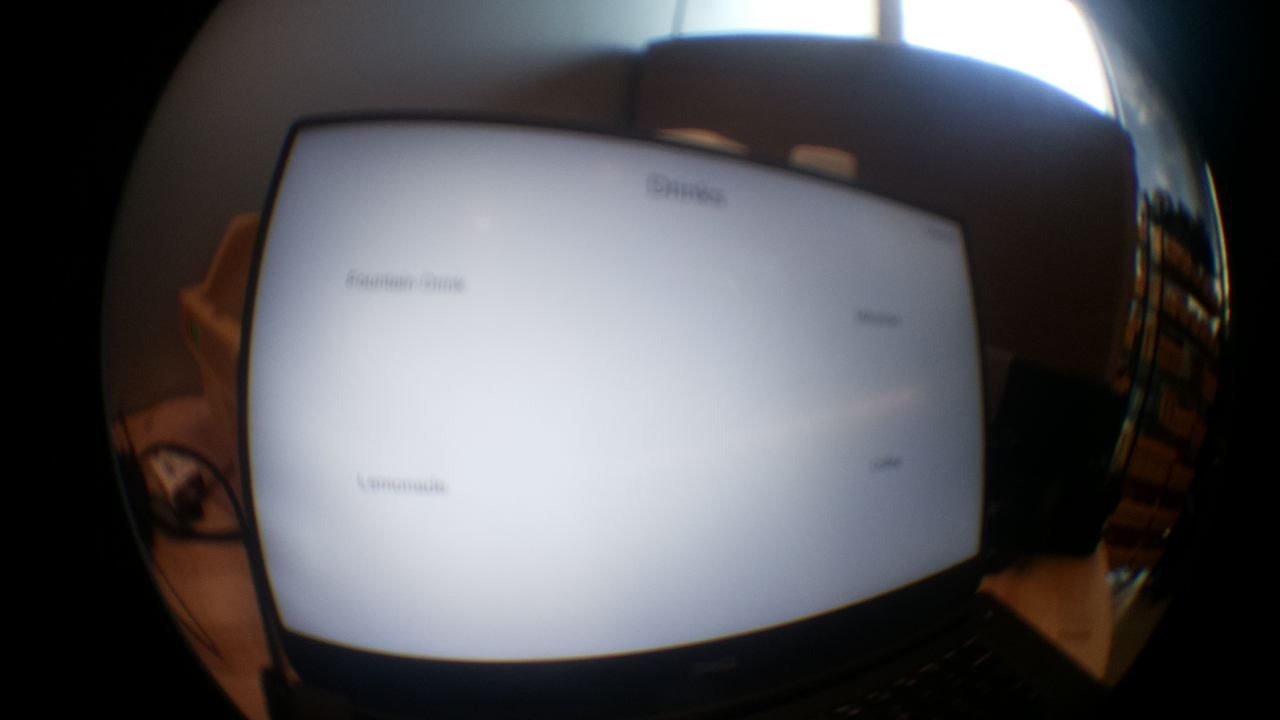
#> input picture pipeline/fisheyepics/testPic1.jpg, 1280 x 720 px
$ python templatematching.py --template fisheyepics/testPic1.jpg --images fisheyepics   (Python 2 division)
#> lines starting #> are read from the running program, lines starting #| are printed output that depends on the picture; after the words box and inside, x2 and y2 are one past the last pixel; in counts of white or black regions, pixels touching at a corner belong together
import numpy as np
import argparse
import imutils
import glob
import cv2

ap = argparse.ArgumentParser()
ap.add_argument("-t", "--template", required=True, help="Path to template image")
ap.add_argument("-i", "--images", required=True,
	help="Path to images where template will be matched")
ap.add_argument("-v", "--visualize",
	help="Flag indicating whether or not to visualize each iteration")
args = vars(ap.parse_args())

template = cv2.imread(args["template"])
#> template is the input picture: shape (720, 1280, 3); mean B, G, R 88.5, 84.6, 84.8
template = cv2.cvtColor(template, cv2.COLOR_BGR2GRAY)
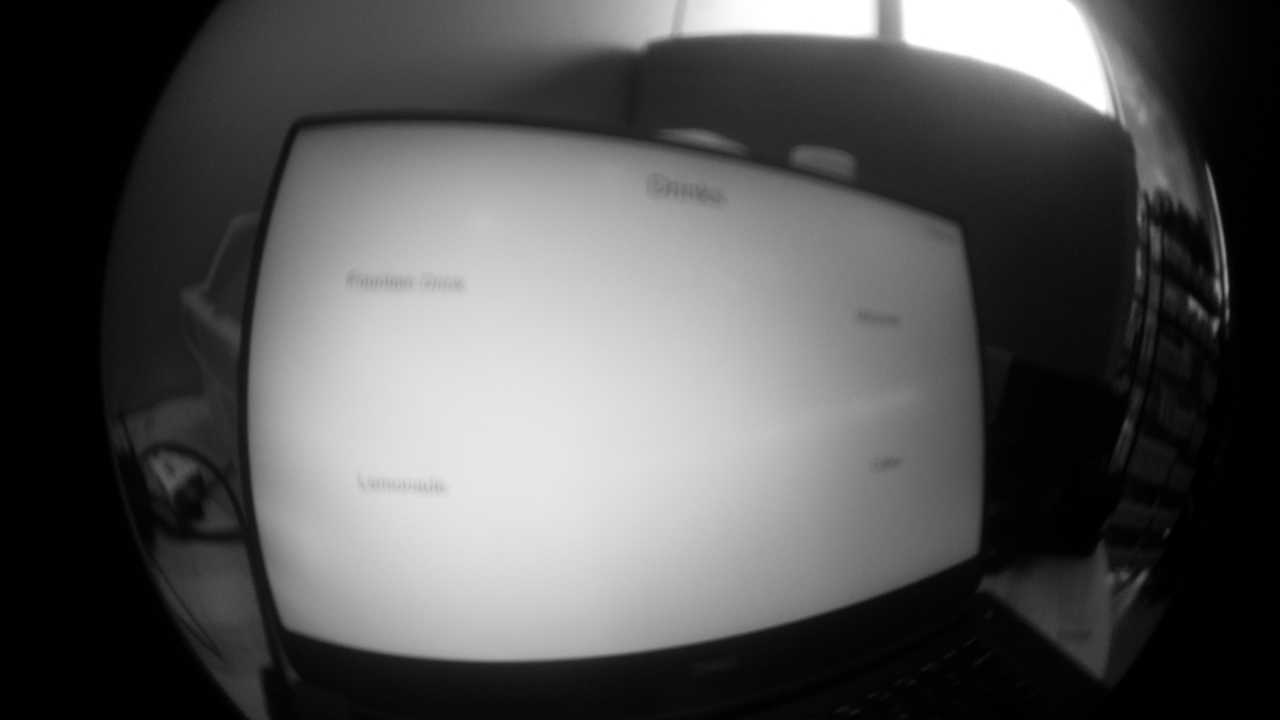
#> template: shape (720, 1280); min 0, max 255, mean 85.1
template = cv2.Canny(template, 50, 200)
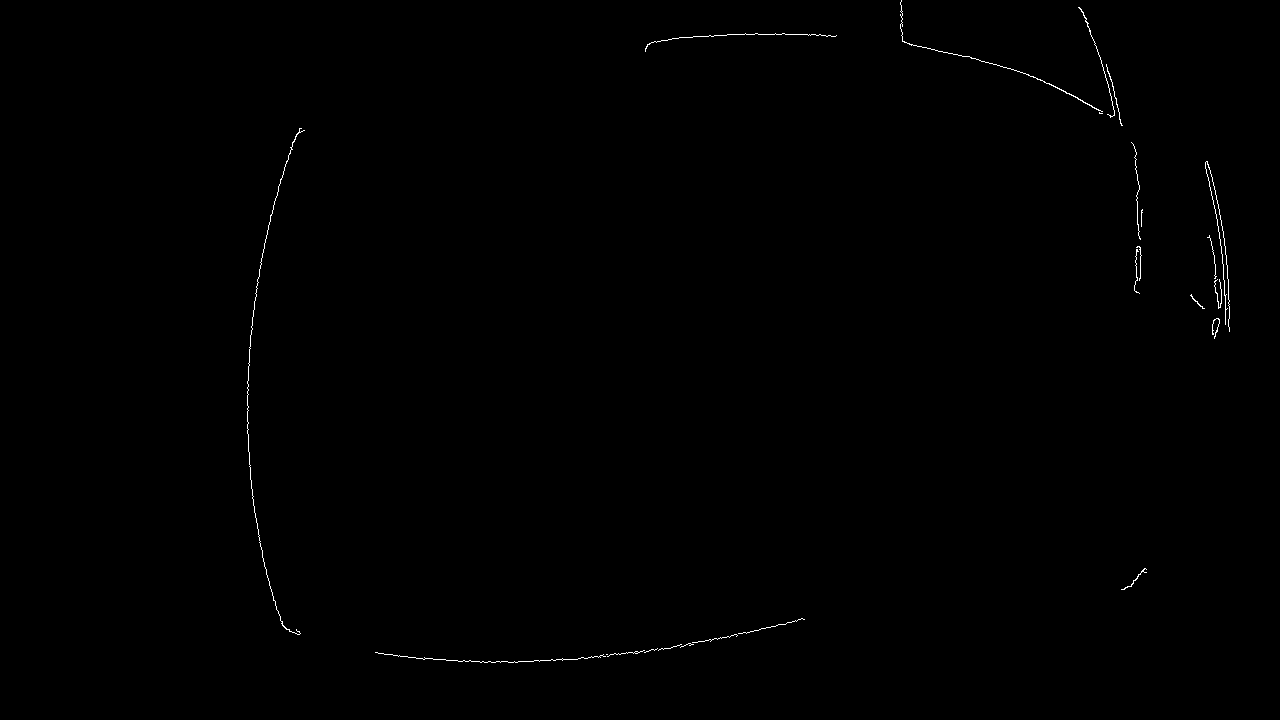
#> template: shape (720, 1280); 0.27% white in thin lines or dots, all inside (x1, y1, x2, y2) = (247, 0, 1230, 663)
(tH, tW) = template.shape[:2]
#> tH = 720; tW = 1280
cv2.imshow("Template", template)

maxScore = 0
maxImagePath = ""

for imagePath in glob.glob(args["images"] + "/*.jpg"):

    image = cv2.imread(imagePath)
    gray = cv2.cvtColor(image, cv2.COLOR_BGR2GRAY)
    found = None

    for scale in np.linspace(0.2, 1.0, 20)[::-1]:

		resized = imutils.resize(gray, width = int(gray.shape[1] * scale))
		r = gray.shape[1] / float(resized.shape[1])

		if resized.shape[0] < tH or resized.shape[1] < tW:
			break

		edged = cv2.Canny(resized, 50, 200)
		result = cv2.matchTemplate(edged, template, cv2.TM_CCOEFF)
		(_, maxVal, _, maxLoc) = cv2.minMaxLoc(result)

		if args.get("visualize", False):

			clone = np.dstack([edged, edged, edged])
			cv2.rectangle(clone, (maxLoc[0], maxLoc[1]),
				(maxLoc[0] + tW, maxLoc[1] + tH), (0, 0, 255), 2)
			cv2.imshow("Visualize", clone)
			cv2.waitKey(0)

		if found is None or maxVal > found[0]:
			found = (maxVal, maxLoc, r)
#> this loop made 2 passes
#> (result, maxVal, found) on pass 1: ([161474784], 161474784, (161474784, (0, 0), 1))

    (maxVal, maxLoc, r) = found
#> r = 1
    if (maxVal > maxScore):
        maxScore = maxVal
#> maxScore = 161474784
        (finalMaxVal, finalMaxLoc, finalR) = found
#> finalMaxVal = 161474784; finalMaxLoc = (0, 0); finalR = 1
        maxImagePath = imagePath
#> pass 2 of the loop `for imagePath in glob.glob(args["images"] + "/*.jpg"):`:
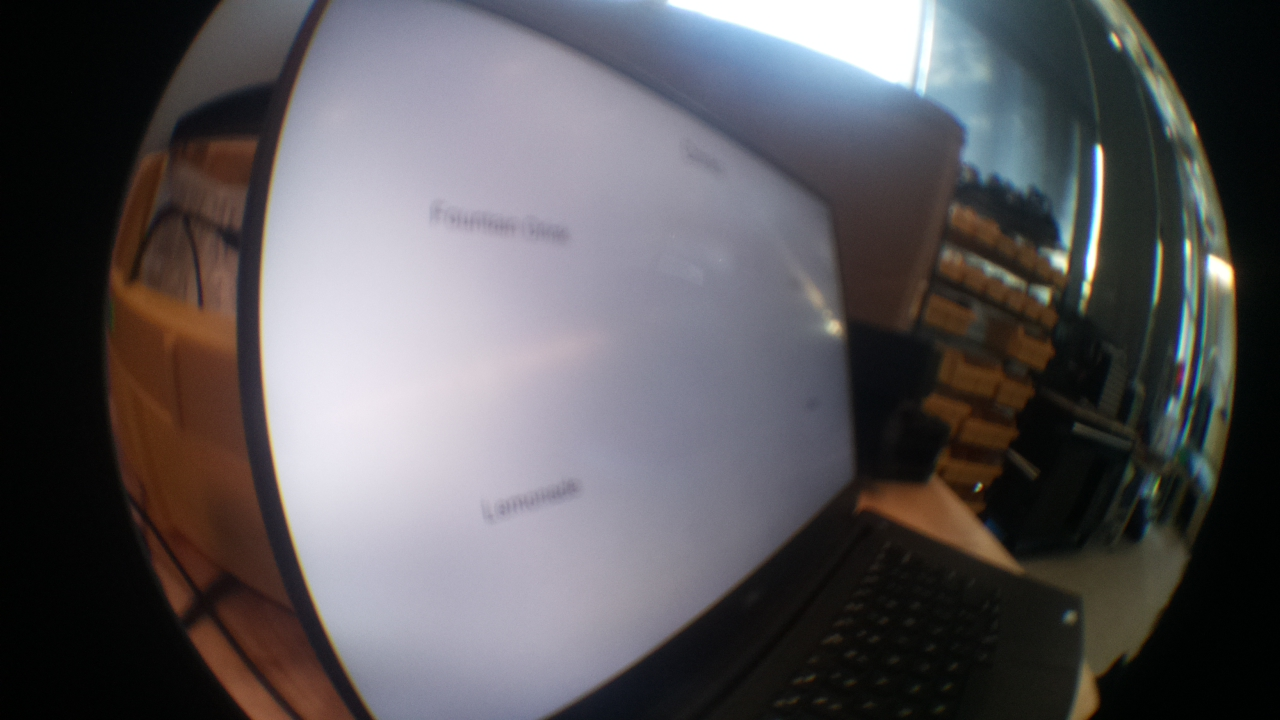
#> input picture pipeline/fisheyepics/testPic2.jpg, 1280 x 720 px
#> image is the input picture: shape (720, 1280, 3); mean B, G, R 90.3, 87, 89.8
#> `gray = cv2.cvtColor(image, cv2.COLOR_BGR2GRAY)`:
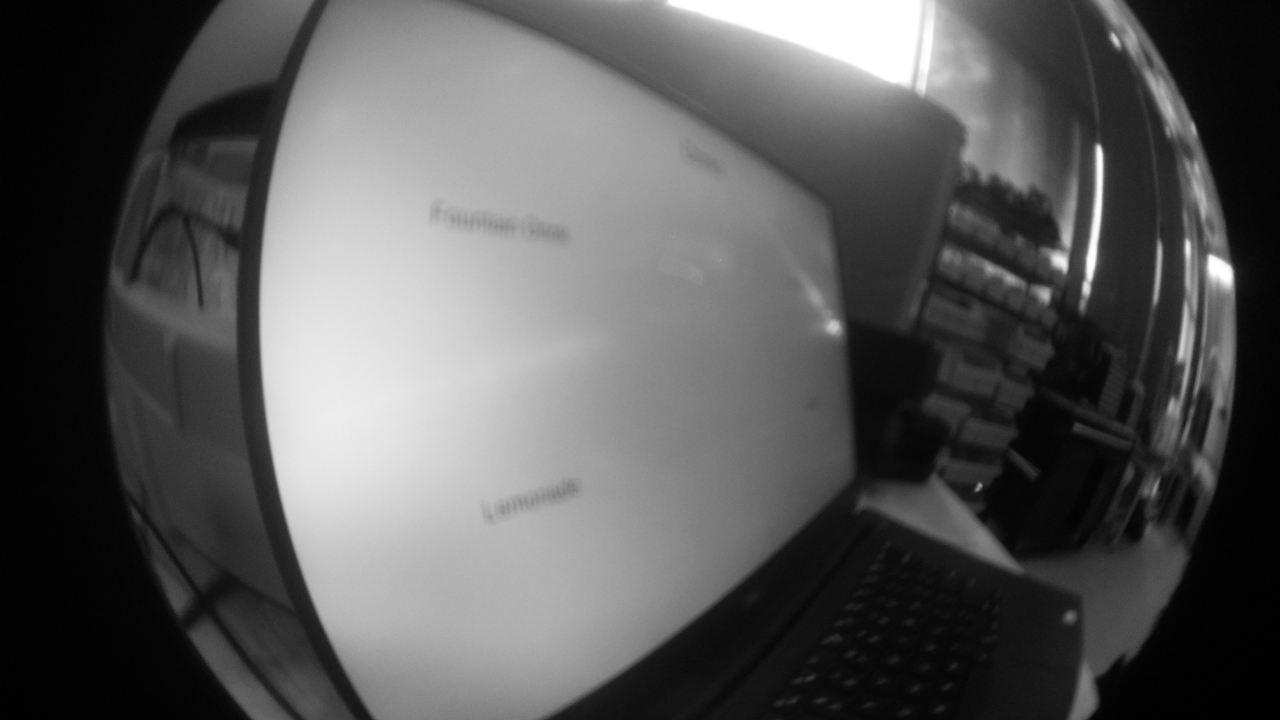
#> gray: shape (720, 1280); min 0, max 255, mean 88.2
#> the loop `for scale in np.linspace(0.2, 1.0, 20)[::-1]: ` made 2 passes
#> (result, maxVal, found) on pass 1: ([1443474.1], 1443474.1, (1443474.1, (0, 0), 1))
#> pass 1, `edged = cv2.Canny(resized, 50, 200)`:
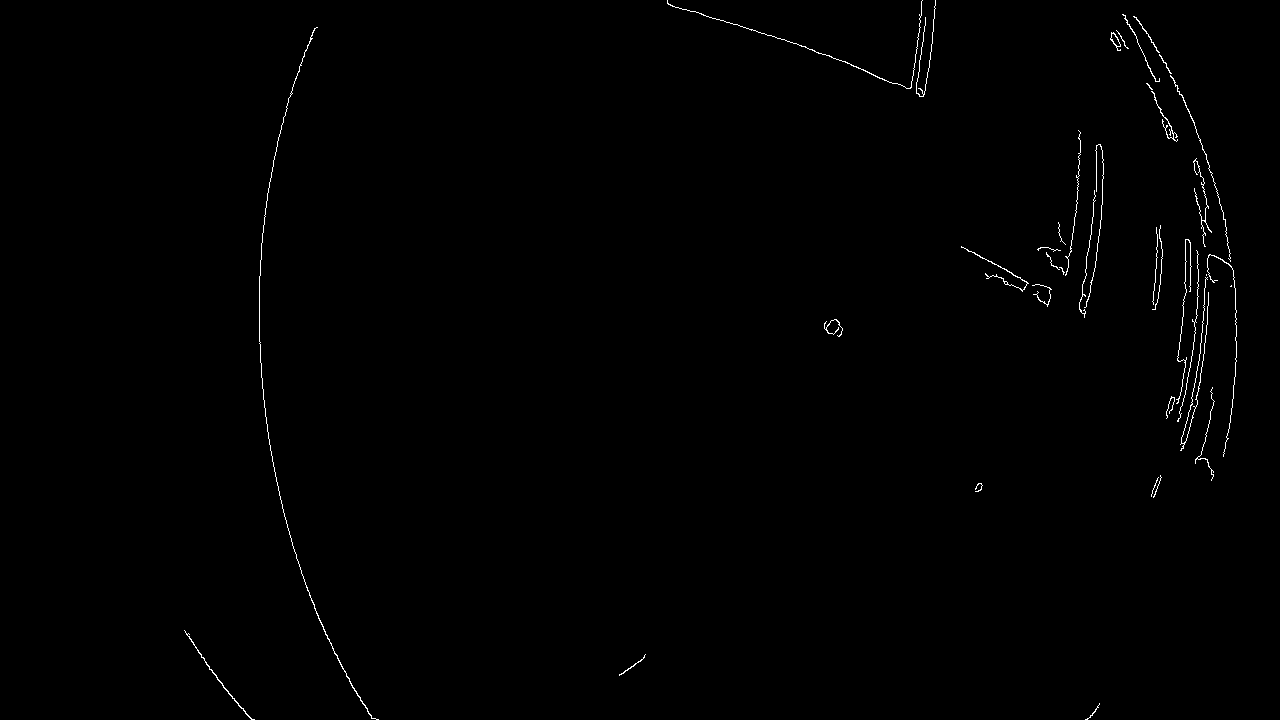
#> edged: shape (720, 1280); 0.51% white in thin lines or dots, all inside (x1, y1, x2, y2) = (184, 0, 1237, 720)

image = cv2.imread(maxImagePath)
(startX, startY) = (int(finalMaxLoc[0] * finalR), int(finalMaxLoc[1] * finalR))
#> startX = 0; startY = 0
(endX, endY) = (int((finalMaxLoc[0] + tW) * finalR), int((finalMaxLoc[1] + tH) * finalR))
#> endX = 1280; endY = 720

cv2.rectangle(image, (startX, startY), (endX, endY), (0, 0, 255), 2)
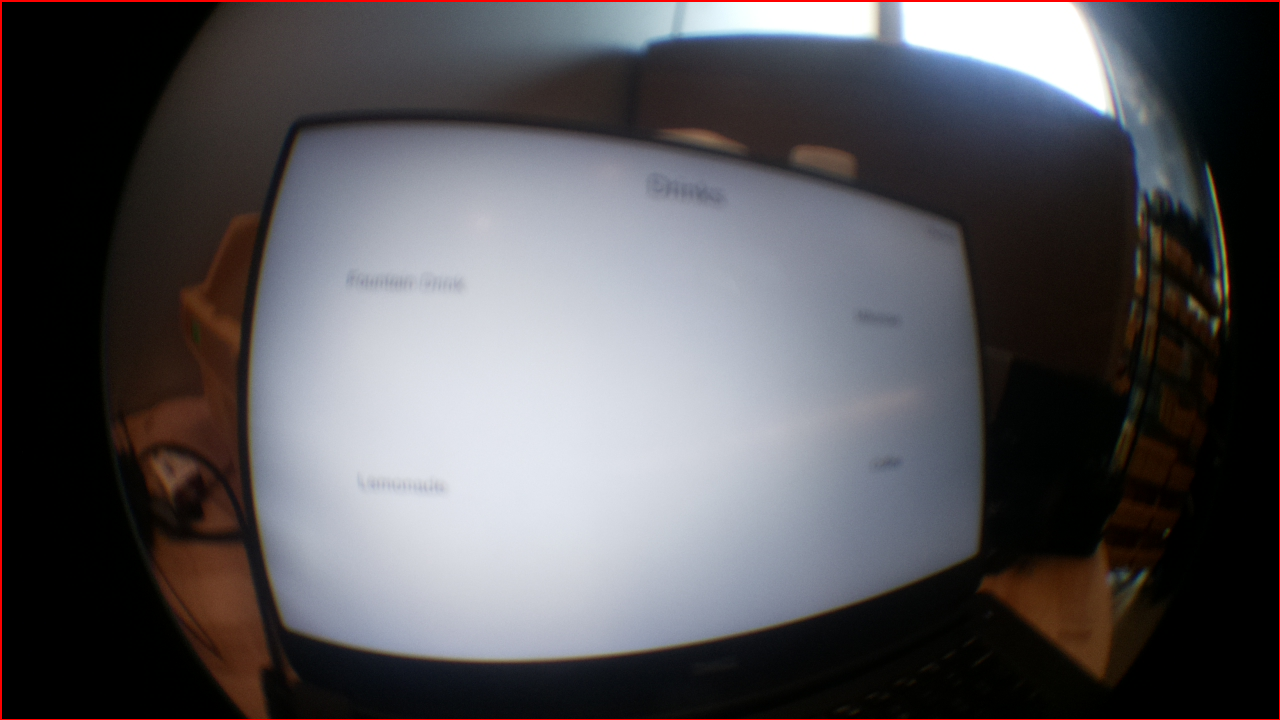
#> image: shape (720, 1280, 3); 0.65% of pixels changed, all inside (x1, y1, x2, y2) = (0, 0, 1280, 720)
cv2.imwrite("output.jpg", image)
